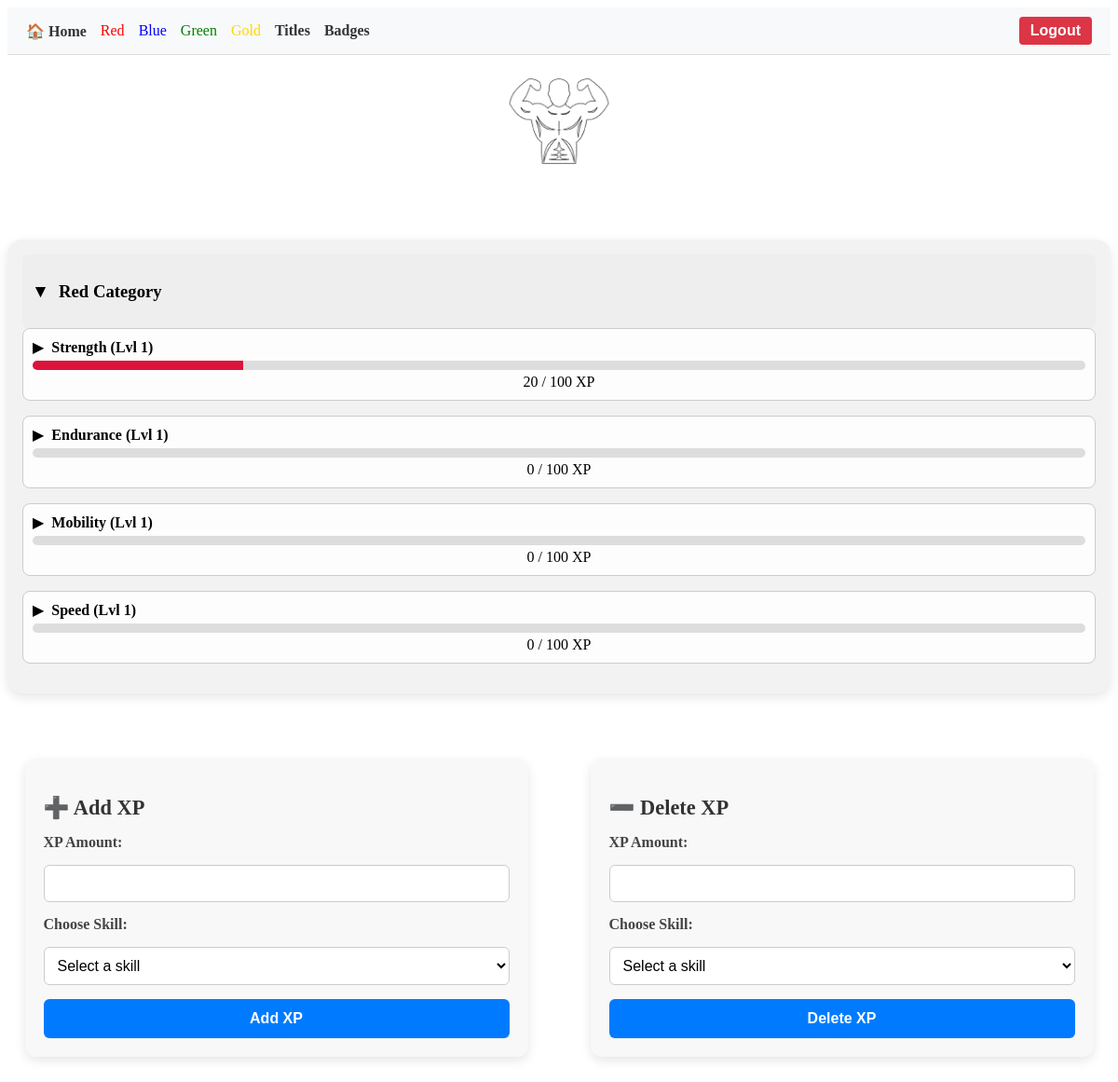
The page /card_red (signed in) on the database as committed earlier.
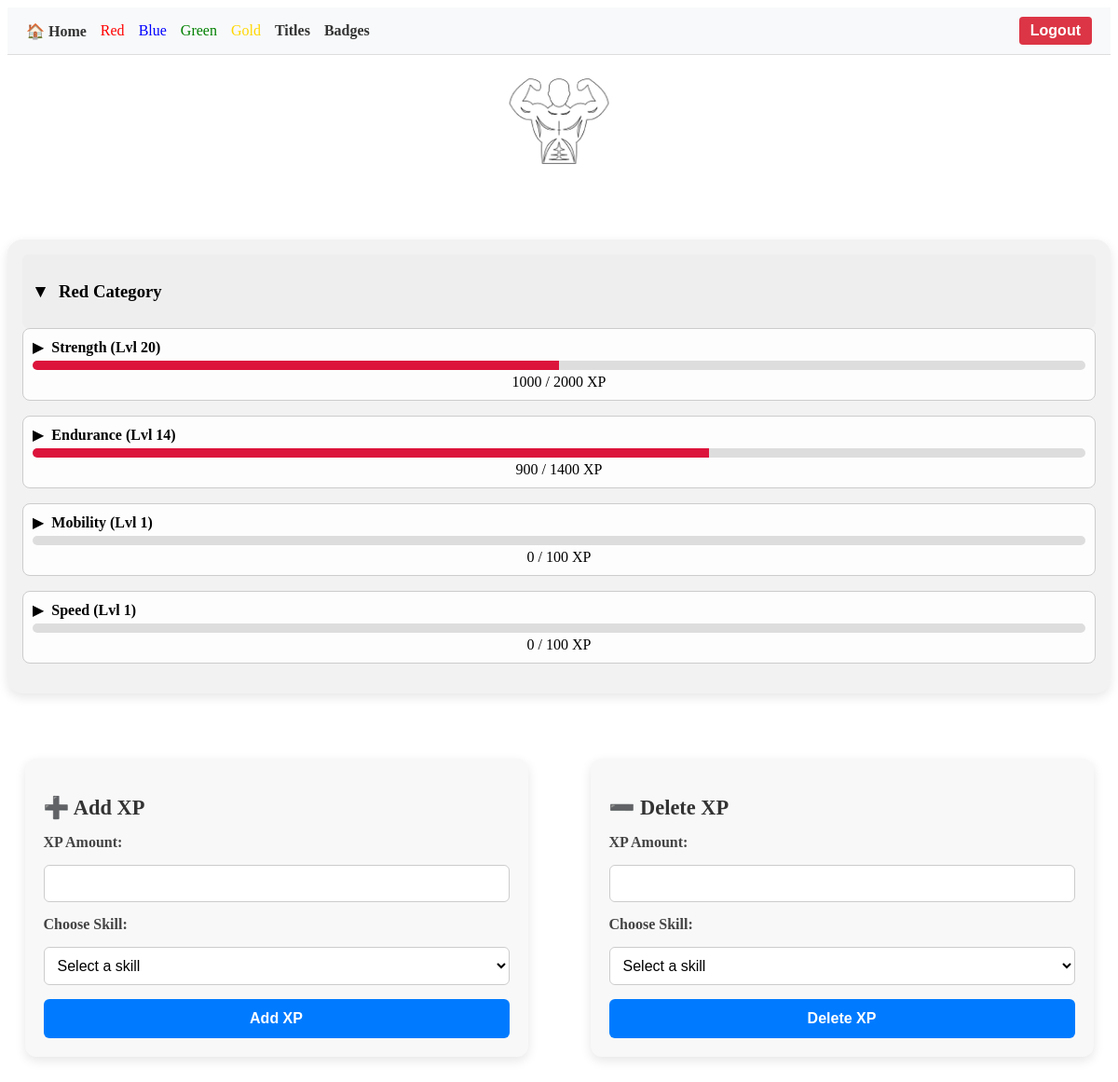
The same page on the database as committed later.
### tables this page shows
CREATE TABLE progress (
                id INTEGER PRIMARY KEY AUTOINCREMENT,
                user_id INTEGER NOT NULL,
                skill TEXT NOT NULL,
                category TEXT NOT NULL,
                xp INTEGER DEFAULT 0,
                level INTEGER DEFAULT 1, 
                FOREIGN KEY(user_id) REFERENCES users(id)
            );

### app.py (the view)
@app.route("/card_red")
def card_red():
    with sqlite3.connect("database.db") as conn:
        c = conn.cursor()
        user_id = session['user_id']
        c.execute("SELECT skill, category, xp, level FROM progress WHERE category = 'Red' AND user_id = ?", (user_id,))
        stats = c.fetchall()
    return render_template(
        "card_red.html",
        stats=stats,
        descriptions=descriptions,
        earning_guide=earning_guide,
        skill_descriptions=skill_descriptions,
        skill_guides=skill_guides
    )

### templates/card_red.html (shortened to what this page needs)
{% extends "base.html" %}
{% block content %}
<!DOCTYPE html>
<html lang="en">
<head>
    <link rel="stylesheet" href="/static/styles.css">
</head>
<body>
    <nav style="background-color: #f8f9fa; padding: 10px 20px; display: flex; justify-content: space-between; align-items: center; border-bottom: 1px solid #ddd;">
        <div style="display: flex; gap: 15px; align-items: center;">
            <a href="{{ url_for('index') }}" style="text-decoration: none; font-weight: bold; color: #333;">🏠 Home</a>
            {% for category in ["Red", "Blue", "Green", "Gold"] %}
                <a href="/card_{{ category|lower }}" style="text-decoration: none; color: {{ category|lower }};">
                    {{ category }}
                </a>
            {% endfor %}
            <a  href=  "{{ url_for('titles')}}" style="text-decoration: none; font-weight: bold; color: #333"> Titles</a>
            <a  href=  "{{ url_for('badges')}}" style="text-decoration: none; font-weight: bold; color: #333"> Badges</a>
        </div>
        <div>
            <form method="POST" action="{{ url_for('logout') }}">
                <button type="submit" style="background-color: #dc3545; color: white; border: none; padding: 6px 12px; border-radius: 4px; cursor: pointer;">
                    Logout
                </button>
            </form>
        </div>
    </nav>
    <header>
        <div style="text-align: center;">
            <img src="../static/images/icons/icon_red.png" alt="{{ category }} Icon" class="icon-solo">
        </div>
    </header>
    <main>
        <div class="category-solo">
          </form>  {% for category in ["Red"] %}
            <div class="card {{ category|lower }}">
                <div class="category-header" onclick="toggleDetails('{{ category|lower }}')">
                    <span class="arrow">▼</span>
                    <h3>{{ category }} Category</h3>
                </div>
                <div class="xp-bar-group">
                    {% for skill, cat, xp, level in stats %}
                        {% if cat == category %}
                        <div class="skill-bar">
                            <div class="skill-info">
                                <span class="arrow" onclick="toggleSkillDetails('{{ skill|lower|replace(' ', '-') }}')">▶</span>
                                <span class="skill-name">{{ skill }} (Lvl {{ level }})</span>
                            </div>
                            <div class="xp-bar">
                                <div class="fill" style="width: {{ (xp / (level * 100)) * 100 }}%"></div>
                            </div>
                            <div class="xp">{{ xp }} / {{ level * 100 }} XP</div>
                        </div>
                        {% endif %}
                    {% endfor %}
                </div>
            </div>
            {% endfor %}
        </div>
        <div class="form-container">
        <section id="add-xp">
            <h2>➕ Add XP</h2>
            <form id="xp-form">
                <label for="xp-amount">XP Amount:</label>
                <input type="number" id="xp-amount" name="xp-amount" min="1" required>
                <label for="skill-select">Choose Skill:</label>
                <select id="skill-select" name="skill-select" required>
                    <option value="" disabled selected>Select a skill</option>
                </select>
                <button type="submit">Add XP</button>
            </form>
        </section>
        <section id="delete-xp">
            <h2>➖ Delete XP</h2>
            <form id="xp-delete-form">
                <label for="xp-delete-amount">XP Amount:</label>
                <input type="number" id="xp-delete-amount" name="xp-delete-amount" min="1" required>
                <label for="skill-delete-select">Choose Skill:</label>
                <select id="skill-delete-select" name="skill-delete-select" required>
                    <option value="" disabled selected>Select a skill</option>
                </select>
                <button type="submit-">Delete XP</button>
            </form>
        </section>
        </div>
    </main>
</body>
</html>
{% endblock %}

### templates/base.html (shortened to what this page needs)
<!DOCTYPE html>
<html lang="en">
<head>
</head>
<body>
    {% block content %}{% endblock %}
</body>
</html>

### static/styles.css (style rules this page uses)
.card { background-color: #f2f2f2; border-radius: 16px; padding: 16px; box-shadow: 0 4px 12px rgba(0, 0, 0, 0.1); text-align: center; }
.xp-bar-group { color: black; text-decoration: none; }
.skill-bar { text-decoration: none; margin-bottom: 1em; padding: 10px; border: 1px solid #ccc; border-radius: 8px; background-color: #fdfdfd; position: relative; }
.skill-info { display: flex; align-items: center; margin-bottom: 5px; }
.skill-info .arrow { font-size: 1rem; margin-right: 8px; cursor: pointer; transition: transform 0.3s ease; }
.skill-name { font-weight: bold; }
.xp-bar { height: 10px; background-color: #ddd; border-radius: 5px; overflow: hidden; margin-bottom: 4px; }
.xp-bar .fill { height: 100%; background-color: #e74c3c; transition: width 0.3s ease; }
.fill { height: 100%; background-color: crimson; transition: width 0.4s ease-in-out; }
.card.red .fill { background-color: crimson; }
.category-solo { justify-content: center; align-items: center; max-width: 100%; margin: 40px auto; }
.icon-solo { width: 10%; margin-top: 1%; margin-bottom: 2%; }
.category-header { display: flex; align-items: center; cursor: pointer; background-color: #eee; padding: 10px; border-radius: 6px; }
.category-header .arrow { font-size: 1.2rem; margin-right: 10px; transition: transform 0.3s ease; }
.form-container { display: flex; justify-content: center; align-items: flex-start; gap: 30px; flex-wrap: wrap; }
section#add-xp, section#delete-xp { flex: 1; max-width: 450px; background: #f8f8f8; border-radius: 12px; box-shadow: 0 4px 12px rgba(0, 0, 0, 0.1); padding: 20px; margin: 30px auto; max-width: 500px; }
section h2 { margin-bottom: 15px; color: #333; font-size: 1.4rem; }
form { display: flex; flex-direction: column; gap: 15px; }
form label { font-weight: bold; color: #444; }
form input[type="number"], form select { padding: 10px; font-size: 1rem; border: 1px solid #ccc; border-radius: 6px; background: #fff; transition: border-color 0.3s ease; }
form button { background-color: #007bff; color: white; padding: 12px; border: none; border-radius: 6px; font-size: 1rem; font-weight: bold; cursor: pointer; transition: background-color 0.3s ease; }

Rows that differ between the two databases and show on the page:
changed progress "Strength": level "1" → "20"; xp "20" → "1000"; level*100 "100" → "2000"
changed progress "Endurance": level "1" → "14"; xp "0" → "900"; level*100 "100" → "1400"
